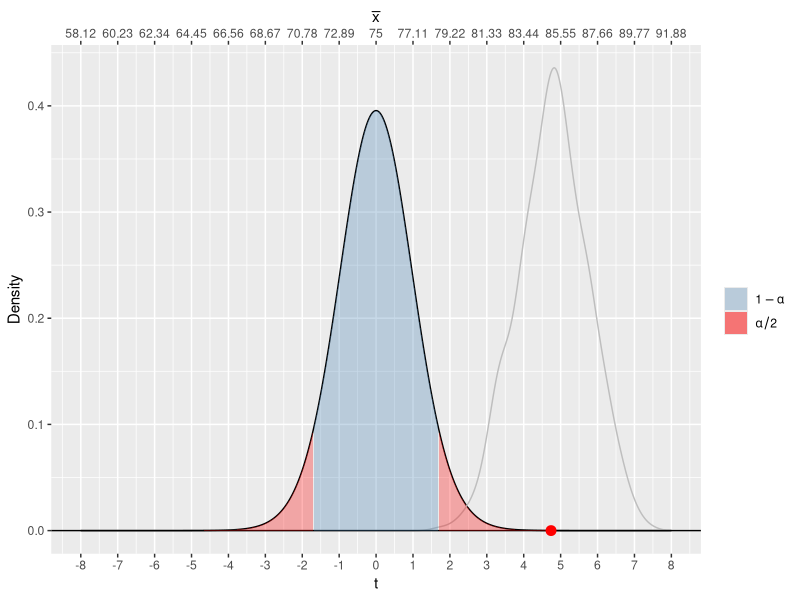
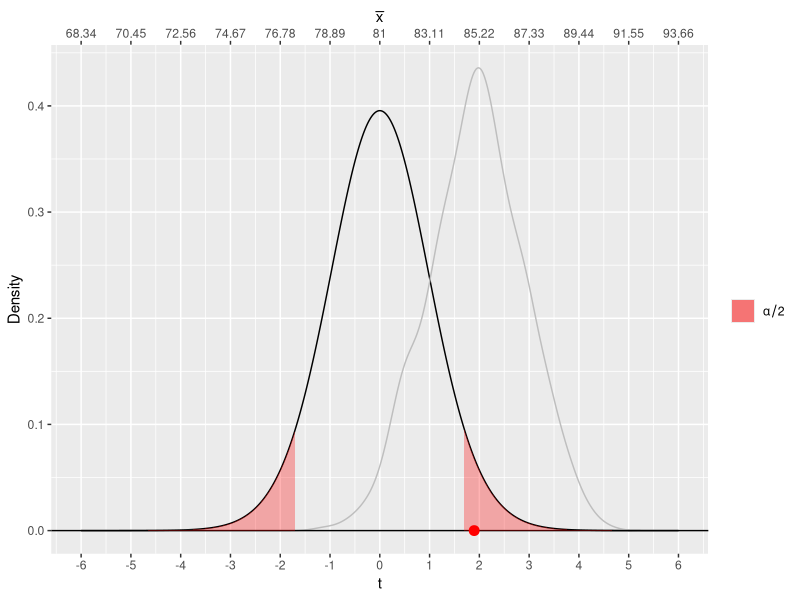
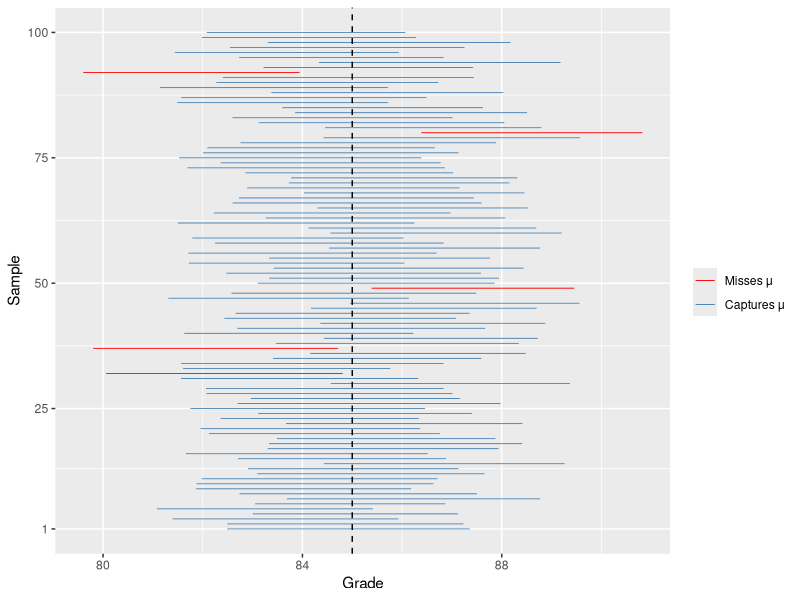

Source code (R) for these figures, in order:
## ---- chunk 1
#| include: false
library(tidyverse)
library(palmerpenguins)
## ---- chunk 2
#| include: false
set.seed(7272)
repeat {
    Grade <- sample(60:100, 30, replace = TRUE)
    if (mean(Grade)== 85){
        break
    }
}
## ---- chunk 3
#| include: false
set.seed(7272)

mu0 <- 75
x.bar <- mean(Grade)
s <- sd(Grade)
n <- 30
t.stat <- (x.bar - mu0)/(s/sqrt(n))
alpha <- 0.05
t.critical <- qt(1-alpha, df=n-1)

ggdat <- tibble(t = seq(-8, 8, length.out=1000)) |>
    mutate(pdf.h0 = dt(t, df=n-1))

t.breaks <- seq(-8, 8, 1)
xbar.breaks <- round(t.breaks * (s/sqrt(n)) + mu0, 2)
ts <- rep(NA, 1000)

for (i in 1:1000){
    curr.sample <- sample(Grade, size=n, replace=T) 
    ts[i] <- (mean(curr.sample) - mu0)/(s/sqrt(n))
}
## ---- chunk 4
#| label: fig-ttest
#| echo: false
#| fig-cap: "Distribution of t-statistic under $\\mu_0 = 75$"
#| fig-width: 8
#| fig-height: 5
#| scale: "80%"
#| fig-align: "center"
#| size: scriptsize

ggplot(ggdat) +
    geom_line(aes(x=t, y=pdf.h0))+ 
    stat_density(data=tibble(t=ts), aes(x=t), color="grey", geom="line")+
    geom_hline(yintercept=0)+
    geom_ribbon(data=ggdat |> 
        filter(t >= -t.critical & t <= t.critical),
        aes(x=t, ymin=0, ymax=pdf.h0, 
        fill="1-alpha"), alpha=0.3) +
    geom_ribbon(data=ggdat |> filter(t >= t.critical),
                aes(x=t, ymin=0, ymax= pdf.h0, fill="rejection"), alpha=0.3) +
    geom_ribbon(data=ggdat |> filter(t <= -t.critical),
                aes(x=t, ymin=0, ymax= pdf.h0, fill="rejection"), alpha=0.3) +
    geom_point(data=tibble(x=t.stat, y=0),
                aes(x=x, y=y), color="red", size=3)+
    scale_x_continuous("t", breaks=t.breaks,
                        sec.axis = sec_axis(~., bquote (bar(x)),breaks=t.breaks, 
                        labels=xbar.breaks))+
    scale_fill_manual(
        values = c("rejection" = "red", "1-alpha" = "steelblue"),
        labels = c("rejection" = expression(alpha/2), 
                    "1-alpha" = expression(1 - alpha))
    )+
    labs(y = "Density", fill="")
## ---- chunk 5
#| include: false
set.seed(7272)

mu0 <- 81
x.bar <- mean(Grade)
s <- sd(Grade)
n <- 30
t.stat <- (x.bar - mu0)/(s/sqrt(n))
alpha <- 0.05
t.critical <- qt(1-alpha, df=n-1)

ggdat <- tibble(t = seq(-6, 6, length.out=1000)) |>
    mutate(pdf.h0 = dt(t, df=n-1))

t.breaks <- seq(-6, 6, 1)
xbar.breaks <- round(t.breaks * (s/sqrt(n)) + mu0, 2)
ts <- rep(NA, 1000)

for (i in 1:1000){
    curr.sample <- sample(Grade, size=n, replace=T) 
    ts[i] <- (mean(curr.sample) - mu0)/(s/sqrt(n))
}
## ---- chunk 6
#| label: fig-ttest1
#| echo: false
#| fig-cap: "Distribution of t-statistic under $\\mu_0 = 81$"
#| fig-width: 8
#| fig-height: 5
#| scale: "80%"
#| fig-align: "center"
#| size: scriptsize

ggplot(ggdat) +
    geom_line(aes(x=t, y=pdf.h0))+ 
    stat_density(data=tibble(t=ts), aes(x=t), color="grey", geom="line")+
    geom_hline(yintercept=0)+
    geom_ribbon(data=ggdat |> filter(t >= t.critical),
                aes(x=t, ymin=0, ymax= pdf.h0, fill="rejection"), alpha=0.3) +
    geom_ribbon(data=ggdat |> filter(t <= -t.critical),
                aes(x=t, ymin=0, ymax= pdf.h0, fill="rejection"), alpha=0.3) +
    geom_point(data=tibble(x=t.stat, y=0),
                aes(x=x, y=y), color="red", size=3)+
    scale_x_continuous("t", breaks=t.breaks,
                        sec.axis = sec_axis(~., bquote (bar(x)),breaks=t.breaks, 
                        labels=xbar.breaks))+
    scale_fill_manual(
        values = c("rejection" = "red"),labels = c("rejection" = expression(alpha/2))
)+
    labs(y = "Density", fill="")
## ---- chunk 7
#| include: false
set.seed(7272)

n = 100
mu = 85
sigma = sd(Grade)
ci_low  <- rep(NA, 100)
ci_high <- rep(NA, 100)
result <- rep (NA, 100)

for (i in 1:100){
    curr.dat <- rnorm(n, mean = mu, sd = sigma)
    ci = t.test(curr.dat)$conf.int
    result[i] <- (ci[1]<= mu) & (mu <= ci[2])
    ci_low[i]  <- ci[1]
    ci_high[i] <- ci[2]
}

ci_dat <- tibble(sim = 1:100,
                 ci_low = ci_low,
                 ci_high = ci_high,
                 captures = result)
## ---- chunk 8
#| label: fig-ci
#| echo: false
#| fig-cap: "100 simulated 95% CIs drawn from a normal distribution with $\\mu = 85$"
#| fig-width: 8
#| fig-height: 5
#| scale: "80%"
#| fig-align: "center"
#| size: scriptsize

# used claude to help with this part
ggplot(ci_dat, aes(y = sim)) +
    geom_segment(aes(x = ci_low, xend = ci_high,
                     y = sim, yend = sim,
                     color = captures),
                 linewidth = 0.3) +
    geom_vline(xintercept = mu, linetype = "dashed", linewidth = 0.5) +
    scale_color_manual(
        values = c("TRUE" = "steelblue", "FALSE" = "red"),
        labels = c("TRUE" = "Captures \u03bc", "FALSE" = "Misses \u03bc")
    ) +
    scale_y_continuous(breaks = c(1, 25, 50, 75, 100)) +
    labs(x = "Grade", y = "Sample", color = "")
